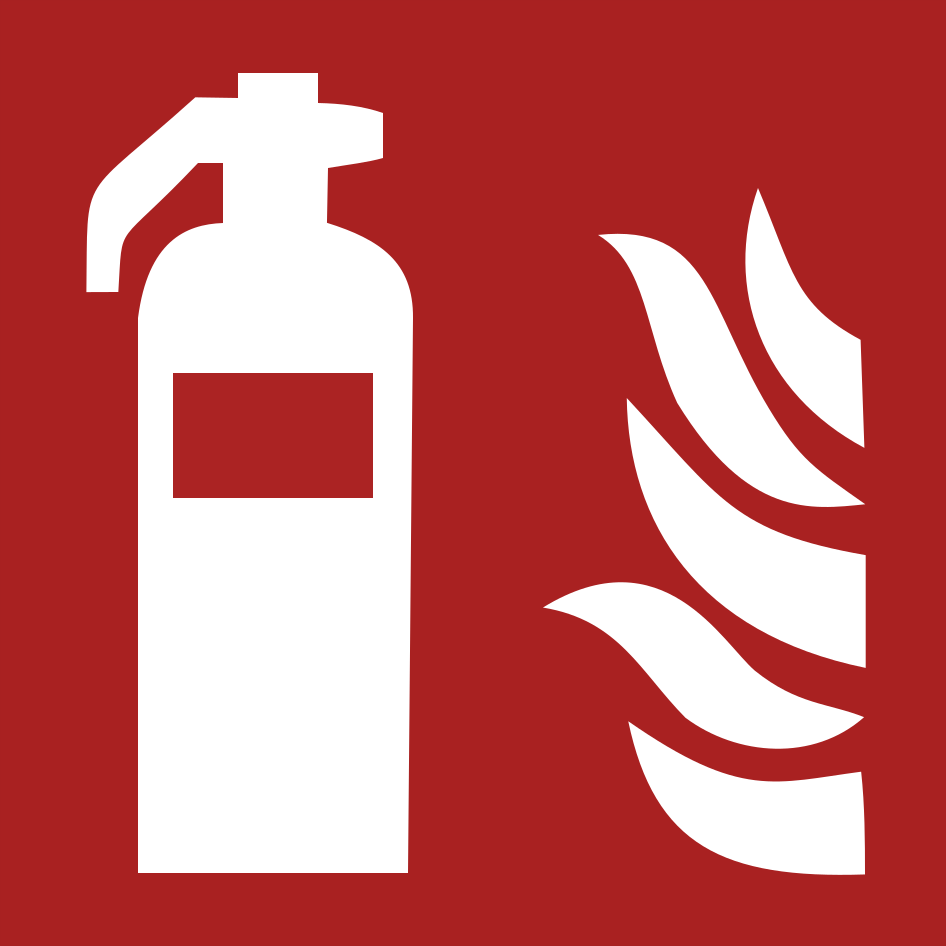
#> input picture 2StepPipeline/Pipeline1/data/signs/hq/3.png, 946 x 946 px
$ jupyter execute Untitled.ipynb
#> lines starting #> are read from the running program, lines starting #| are printed output that depends on the picture; after the words box and inside, x2 and y2 are one past the last pixel; in counts of white or black regions, pixels touching at a corner belong together; long printed decimals are rounded
#> further down, image is the input picture: PIL image 946x946 RGBA; mean R, G, B, A 195.6, 101.5, 101.5, 255
### 2StepPipeline/Pipeline1/convert.py
import cv2
import numpy as np
from PIL import Image

"""
Helper functions that convert between PIL and cv2 images
"""


def get_transparency(image):
    img = np.array(image)
    return img[:,:,3].copy()


def pil_to_opencv(image):
    img = np.array(image)    # 'img' Color order: RGBA
    red = img[:,:,0].copy()        # Copy R from RGBA
    img[:,:,0] = img[:,:,2].copy() # Copy B to first order. Color order: BGBA
    img[:,:,2] = red               # Copy R to the third order. Color order: BGRA
    opencv_image = img              # img is OpenCV variable
    return opencv_image


def opencv_to_pil(image):
    img = np.array(image)
    red = img[:,:,2].copy()
    img[:,:,2] = img[:,:,0].copy()
    img[:,:,0] = red

    pil_image = Image.fromarray(img)
    return pil_image


# [8 lines that do not run on import are left out]

### 2StepPipeline/Pipeline1/local_brightness.py
import cv2
import numpy as np
import random
from scipy.stats import norm

#https://medium.com/@fanzongshaoxing/adjust-local-brightness-for-image-augmentation-8111c001059b

def generate_parallel_light_mask(mask_size,
                                 position=None,
                                 direction=None,
                                 max_brightness=255,
                                 min_brightness=0,
                                 mode="gaussian",
                                 linear_decay_rate=None):
    """
    Generate decayed light mask generated by light strip given its position, direction
    Args:
        mask_size: tuple of integers (w, h) defining generated mask size
        position: tuple of integers (x, y) defining the center of light strip position,
                  which is the reference point during rotating
        direction: integer from 0 to 360 to indicate the rotation degree of light strip
        max_brightness: integer that max brightness in the mask
        min_brightness: integer that min brightness in the mask
        mode: the way that brightness decay from max to min: linear or gaussian
        linear_decay_rate: only valid in linear_static mode. Suggested value is within [0.2, 2]
    Return:
        light_mask: ndarray in float type consisting value from 0 to strength
    """
    if position is None:
        pos_x = random.randint(0, mask_size[0])
        pos_y = random.randint(0, mask_size[1])
    else:
        pos_x = position[0]
        pos_y = position[1]
    if direction is None:
        direction = random.randint(0, 360)
        #print("Rotate degree: ", direction)
    if linear_decay_rate is None:
        if mode == "linear_static":
            linear_decay_rate = random.uniform(0.2, 2)
        if mode == "linear_dynamic":
            linear_decay_rate = (max_brightness - min_brightness) / max(mask_size)
    assert mode in ["linear_dynamic", "linear_static", "gaussian"], \
        "mode must be linear_dynamic, linear_static or gaussian"
    padding = int(max(mask_size) * np.sqrt(2))
    # add padding to satisfy cropping after rotating
    canvas_x = padding * 2 + mask_size[0]
    canvas_y = padding * 2 + mask_size[1]
    mask = np.zeros(shape=(canvas_y, canvas_x), dtype=np.float32)
    # initial mask's up left corner and bottom right corner coordinate
    init_mask_ul = (int(padding), int(padding))
    init_mask_br = (int(padding+mask_size[0]), int(padding+mask_size[1]))
    init_light_pos = (padding + pos_x, padding + pos_y)
    # fill in mask row by row with value decayed from center
    for i in range(canvas_y):
        if mode == "linear":
            i_value = _decayed_value_in_linear(i, max_brightness, init_light_pos[1], linear_decay_rate)
        elif mode == "gaussian":
            i_value = _decayed_value_in_norm(i, max_brightness, min_brightness, init_light_pos[1], mask_size[1])
        else:
            i_value = 0
        mask[i] = i_value
    # rotate mask
    rotate_M = cv2.getRotationMatrix2D(init_light_pos, direction, 1)
    mask = cv2.warpAffine(mask, rotate_M, (canvas_x,  canvas_y))
    # crop
    mask = mask[init_mask_ul[1]:init_mask_br[1], init_mask_ul[0]:init_mask_br[0]]
    mask = np.asarray(mask, dtype=np.uint8)
    # add median blur
    mask = cv2.medianBlur(mask, 9)
    mask = 255 - mask
    # [4 lines of commented-out code are left out]
    return mask


def _decayed_value_in_norm(x, max_value, min_value, center, range):
    """
    decay from max value to min value following Gaussian/Normal distribution
    """
    radius = range / 3
    center_prob = norm.pdf(center, center, radius)
    x_prob = norm.pdf(x, center, radius)
    x_value = (x_prob / center_prob) * (max_value - min_value) + min_value
    return x_value
# [8 lines left out: function _decayed_value_in_linear, not called in this run]


def add_parallel_light(image, light_position=None, direction=None, max_brightness=255, min_brightness=0,
                       mode="gaussian", linear_decay_rate=None, transparency=None):
    """
    Add mask generated from parallel light to given image
    """
#> called with max_brightness = 255, min_brightness = 0, mode = 'gaussian'
    if transparency is None:
        transparency = random.uniform(0.5, 0.85)
    height, width, _ = image.shape
    alpha = image[:, :, 3].copy()
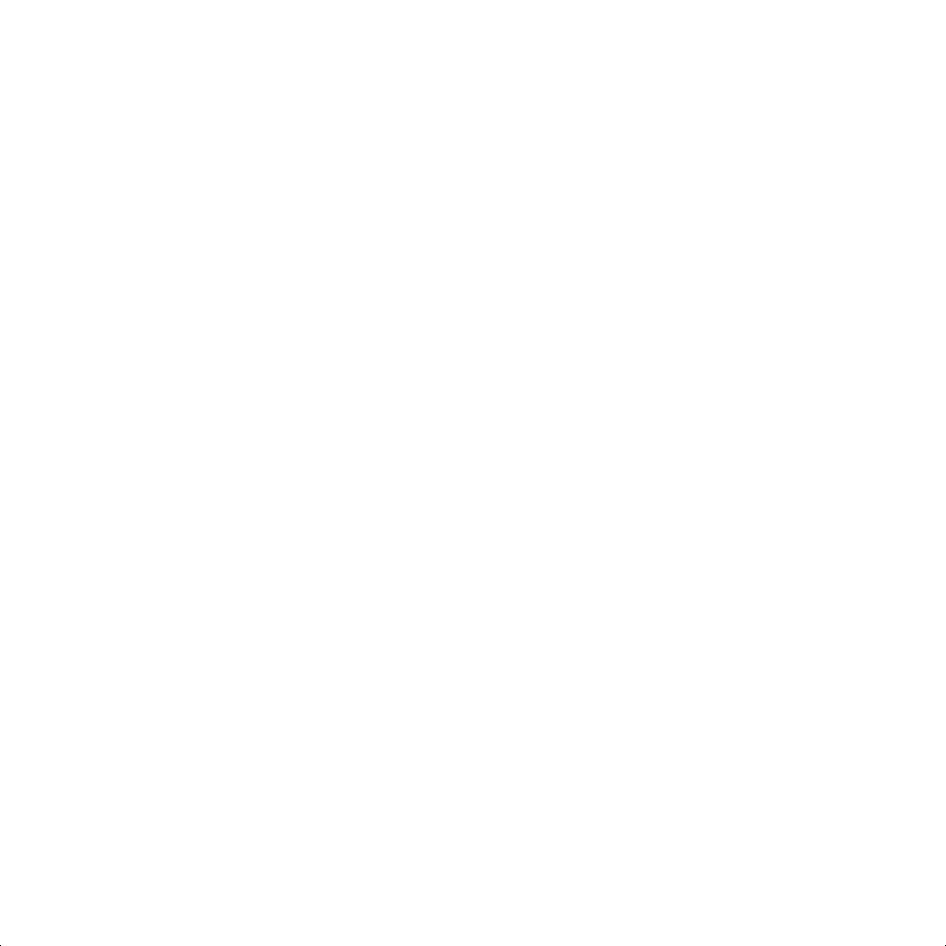
#> alpha: shape (946, 946); values 254 (black) and 255 (white), 100% white; black in thin lines or dots, all inside (x1, y1, x2, y2) = (0, 945, 946, 946)
    hsv = cv2.cvtColor(image, cv2.COLOR_BGR2HSV)
#> hsv: shape (946, 946, 3); mean H, S, V 0, 141.6, 195.6
    mask = generate_parallel_light_mask(mask_size=(width, height),
                                        position=light_position,
                                        direction=direction,
                                        max_brightness=max_brightness,
                                        min_brightness=min_brightness,
                                        mode=mode,
                                        linear_decay_rate=linear_decay_rate)
    hsv[:, :, 2] = hsv[:, :, 2] * transparency + mask * (1 - transparency)
#> hsv: shape (946, 946, 3); mean H, S, V 0, 141.6, 189.4
    image = cv2.cvtColor(hsv, cv2.COLOR_HSV2BGR)
#> image: shape (946, 946, 3)
    image = cv2.cvtColor(image, cv2.COLOR_BGR2BGRA)
#> image: shape (946, 946, 4)
    image[:, :, 3] = alpha
#> image: shape (946, 946, 4); mean B, G, R, A 95.4, 95.4, 189.4, 255


    image[image > 255] = 255
    image = np.asarray(image, dtype=np.uint8)
    return image


# [101 lines left out: functions generate_spot_light_mask, _decay_value_radically_norm_in_matrix, _decay_value_radically_norm, add_spot_light, not called in this run]

### 2StepPipeline/Pipeline1/random_perspective.py
import cv2
import numpy as np
import random


def perspective_transform(img, src_points, dst_points):
    height, width = img.shape[:2]
    matrix = cv2.getPerspectiveTransform(src_points, dst_points)
    result = cv2.warpPerspective(img, matrix, (width, height))
    return result

def crop_image(img, min_x, min_y, new_width, new_height):
    min_x, min_y = int(min_x), int(min_y)
    new_width, new_height = int(new_width), int(new_height)
    return img[min_y:min_y+new_height, min_x:min_x+new_width]

def save_image(img, path):
    cv2.imwrite(path, img)


def random_perspective_transformation(img):
    height, width = img.shape[:2]
    # Define the source and destination points for the perspective transformation
    # The 4 corners are shifted to a random point inside their respective quadrant
    src_points = np.float32([[0, 0], [width, 0], [width, height], [0, height]])
    dst_points = np.float32([[random.randint(0, width//4), random.randint(0, height//4)],
                            [width - random.randint(0, width//4), random.randint(0, height//4)],
                            [width - random.randint(0, width//4), height - random.randint(0, height//4)],
                            [random.randint(0, width//4), height - random.randint(0, height//4)]])

    # Perform the perspective transformation
    result = perspective_transform(img, src_points, dst_points)
    # Calculate new image size
    min_x, min_y = dst_points[0][0], dst_points[0][1]
    max_x, max_y = dst_points[0][0], dst_points[0][1]
    for point in dst_points:
        min_x, min_y = min(min_x, point[0]), min(min_y, point[1])
        max_x, max_y = max(max_x, point[0]), max(max_y, point[1])
    new_width, new_height = max_x - min_x, max_y - min_y

    # Crop image
    result = crop_image(result, min_x, min_y, new_width, new_height)

    return result

# [7 lines that do not run on import are left out]

### 2StepPipeline/Pipeline1/Untitled.ipynb
[cell 1]
import os
import random
import numpy as np
from PIL import Image, ImageEnhance, ImageDraw, ImageStat
from tqdm import tqdm
import threading
import math
import time
import threading

import random_perspective
import convert
import local_brightness

[cell 2]
def adjust_brigthness(image,brightness_factor):

    bright_enhancer = ImageEnhance.Brightness(image)
    image = bright_enhancer.enhance(brightness_factor)
    return image

[cell 3]
def adjust_contrast(image,contrast_factor):

    contrast_enhancer = ImageEnhance.Contrast(image)
    image = contrast_enhancer.enhance(contrast_factor)
    return image

[cell 4]
input_path = "./data/signs/hq/3.png"
output_path = "./data/output/"
image = Image.open(input_path)
image = image.convert("RGBA")

[cell 5]
image_bright = adjust_brigthness(image,1.8)
image_bright.save(os.path.join(output_path,"bright.png"))
image_dark = adjust_brigthness(image,0.2)
image_dark.save(os.path.join(output_path,"dark.png"))

[cell 6]
high_contrast = adjust_contrast(image,1.8)
high_contrast.save(os.path.join(output_path,"high_contrast.png"))

low_contrast = adjust_contrast(image,0.2)
low_contrast.save(os.path.join(output_path,"low_contrast.png"))

[cell 7]
def apply_random_noise(image):

    mean = 0
    standard_deviation = 10

    image_data = np.array(image)

    # Add Gaussian noise with mean 0 and standard deviation 10 to the image
    noise = np.random.normal(mean, standard_deviation, image_data.shape)

    noisy_image = image_data + noise

    # Clip the noisy pixels to the valid range
    noisy_image = np.clip(noisy_image, 0, 255)

    # Convert the noisy image back to a PIL image
    noisy_image = Image.fromarray(noisy_image.astype("uint8"))

    return noisy_image

[cell 8]
noisy1 = apply_random_noise(image)
noisy1.save(os.path.join(output_path,"noisy1.png"))
noisy2 = apply_random_noise(image)
noisy2.save(os.path.join(output_path,"noisy2.png"))

[cell 9]
def add_light(image,parallel):
    cv2image = convert.pil_to_opencv(image)
    if parallel:
        transformed = local_brightness.add_parallel_light(cv2image)
    else:
        transformed = local_brightness.add_spot_light(cv2image)
    pil_image = convert.opencv_to_pil(transformed)

    return pil_image

[cell 10]
parallel_light = add_light(image,True)
parallel_light.save(os.path.join(output_path,"parallel_light.png"))

spot_light = add_light(image,True)
#> in opencv_to_pil (call 2), `img[:,:,0] = red`:
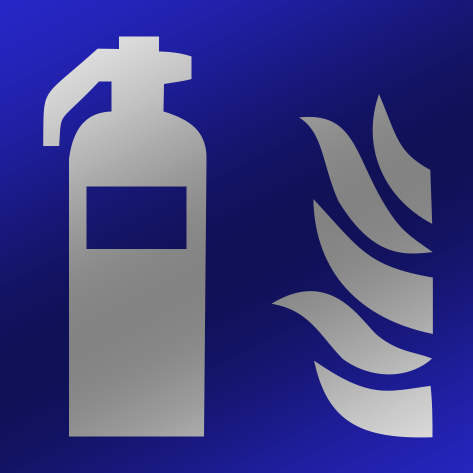
#> img: shape (946, 946, 4) (shown at 1/2 size); mean B, G, R, A 133.4, 64.7, 64.7, 255
spot_light.save(os.path.join(output_path,"spot_light.png"))

[cell 11]
def cutout(image,args):
    cutout_area = 0.2 # in % of image width/height
    cutout_colors = [(255, 255, 255, 0),(0, 0, 0)] # Transparent, Black
    if "cutout_area" in args:
        cutout_area = args["cutout_area"]
#> cutout_area = 0.4
    if "cutout_colors" in args:
        cutout_colors = args["cutout_colors"]

    width,height = image.size
    max_cutout_width = int(cutout_area * width)
#> max_cutout_width = 378
    max_cutout_height = int(cutout_area * height)
#> max_cutout_height = 378

    cutout_width = random.randint(0,max_cutout_width)
#> cutout_width = 155
    cutout_height = random.randint(0,max_cutout_height)
#> cutout_height = 244

    cutout_x = random.randint(0,width-cutout_width)
#> cutout_x = 366
    cutout_y = random.randint(0,height-cutout_height)
#> cutout_y = 597

    img = ImageDraw.Draw(image)
    shape = [(cutout_x,cutout_y),(cutout_x+cutout_width,cutout_y+cutout_height)]
#> shape = [(366, 597), (521, 841)]

    color = random.choice(cutout_colors)
    img.rectangle(shape,fill=color)
    return image

[cell 12]
cutout1 = cutout(image.copy(),{"cutout_area":0.4})
cutout2 = cutout(image.copy(),{"cutout_area":0.4})
cutout1.save(os.path.join(output_path,"cutout1.png"))
cutout2.save(os.path.join(output_path,"cutout2.png"))

[cell 13]
def random_perspective_transform(image,args):
    cv2image = convert.pil_to_opencv(image)
    transformed = random_perspective.random_perspective_transformation(cv2image)
    return convert.opencv_to_pil(transformed)

[cell 14]
pers1 = random_perspective_transform(image,{})
pers2 = random_perspective_transform(image,{})
#> in opencv_to_pil (call 4), `red = img[:,:,2].copy()`:
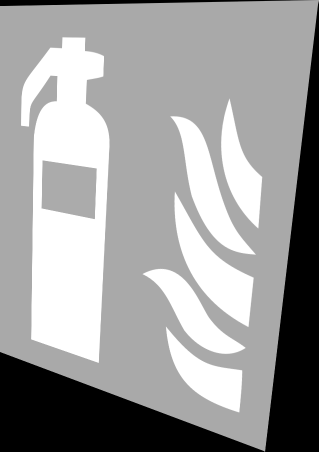
#> red: shape (903, 637) (shown at 1/2 size); min 0, max 255, mean 158.3
#> in opencv_to_pil (call 4), `img[:,:,0] = red`:
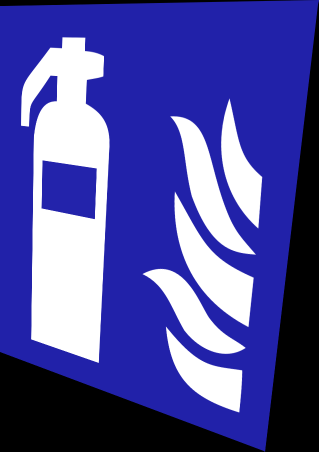
#> img: shape (903, 637, 4) (shown at 1/2 size); mean B, G, R, A 158.3, 78.9, 78.9, 208.5
pers1.save(os.path.join(output_path,"pers1.png"))
pers2.save(os.path.join(output_path,"pers2.png"))

[cell 15]
def random_rotation(image,args):
    expand = 1
    max_angle = 30
    if "expand" in args:
        expand = args["expand"]
    if "max_angle" in args:
        max_angle = args["max_angle"]

    angle = random.uniform(-1*max_angle, max_angle)
    image = image.rotate(angle,expand=expand)
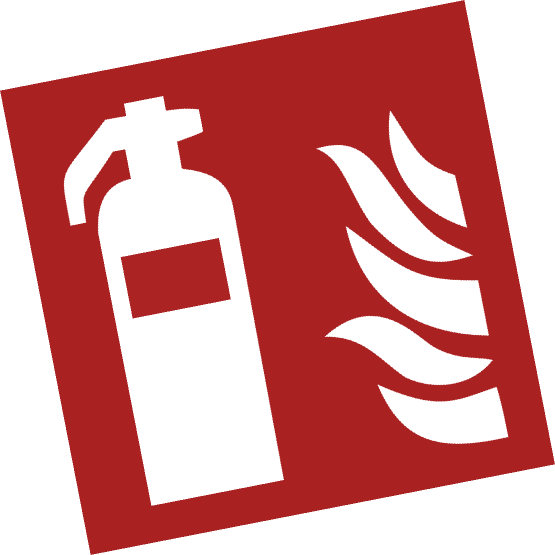
#> image: PIL image 1110x1110 RGBA (shown at 1/2 size); mean R, G, B, A 142.1, 73.8, 73.8, 185.2; transparent parts drawn white

    return image

[cell 16]
rot1 = random_rotation(image,{})
rot2 = random_rotation(image,{})
rot1.save(os.path.join(output_path,"rot1.png"))
rot2.save(os.path.join(output_path,"rot2.png"))

[cell 17]
image1 = np.array(image)
degenerate = Image.new(image.mode, image.size, 0)
#> degenerate: PIL image 946x946 RGBA; every value is 0
if "A" in image.getbands():
    degenerate.putalpha(image.getchannel("A"))
image2 = np.array(degenerate)

[cell 18]
alpha = 1.2
out = image1 * (1.0 - alpha) + image2 * alpha
out = out.astype(np.uint8)
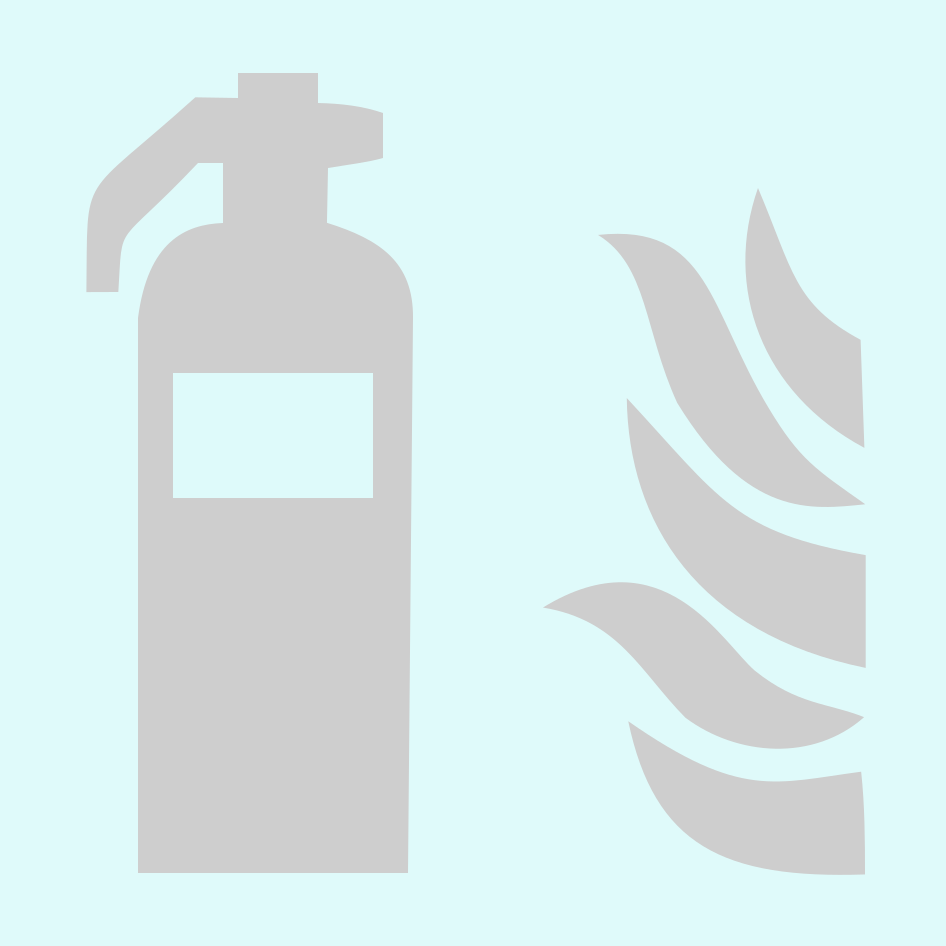
#> out: shape (946, 946, 4); mean R, G, B, A 217.7, 236.4, 236.4, 255; transparent parts drawn white
out = out.clip(0,255)
out

[cell 19]
out_img=Image.fromarray(out,mode="RGBA")
display(out_img)
degenerate.save("test.png")

[cell 20]
out_img=Image.fromarray(image1,mode="RGBA")
display(out_img)

[cell 21]
out.astype(int)

[cell 22]
display(image_bright)

[cell 23]
mean = int(ImageStat.Stat(image.convert("L")).mean[0] + 0.5)
#> mean = 130
mean
#> Out = 130

[cell 24]
Y = 0.299*np.array(image.getchannel("R")) + 0.587*np.array(image.getchannel("G")) + 0.144*np.array(image.getchannel("B"))
print(np.mean(Y))
#| 132.706
